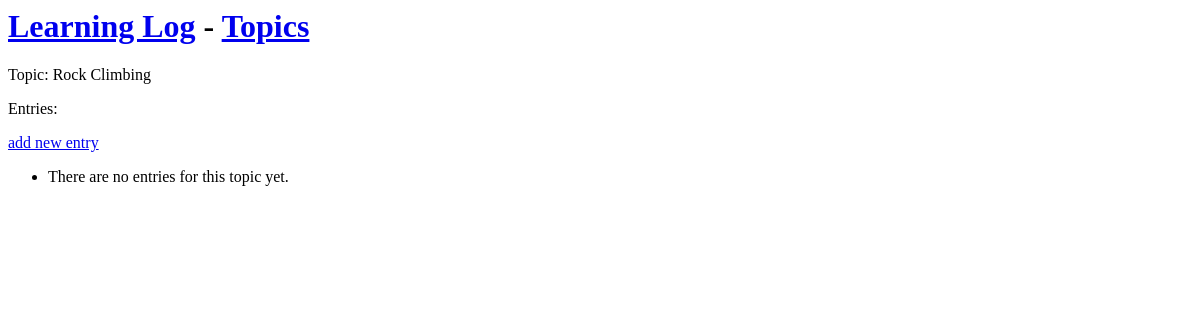
Before: /topics/3/ with the older database file.
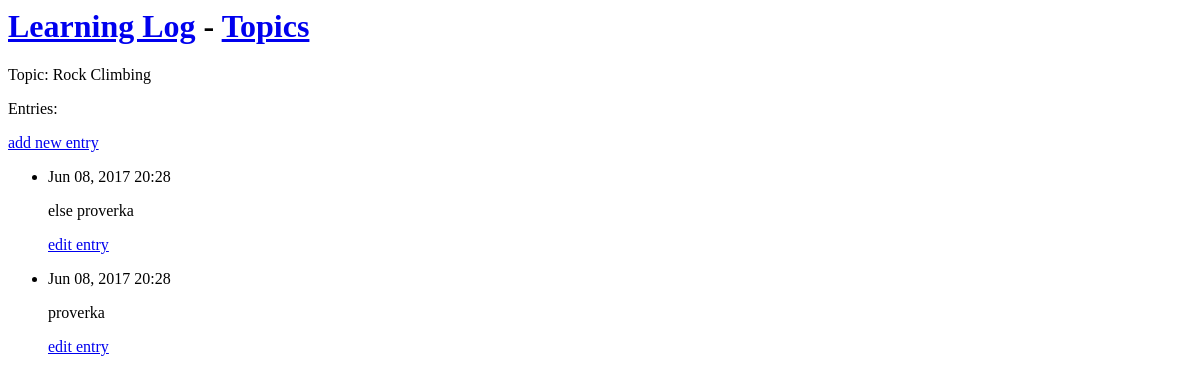
After: the same page with the newer database file.
### learning_logs/models.py (models this page shows, shortened)
class Topic(models.Model):
    text = models.CharField(max_length=200)
    date_added = models.DateTimeField(auto_now_add=True)
    def __str__(self):
        return self.text

class Entry(models.Model):
    topic = models.ForeignKey(Topic)
    text = models.TextField()
    date_added = models.DateTimeField(auto_now_add=True)
    class Meta:
        verbose_name_plural = 'entries'

### learning_logs/views.py (the view)
# urls.py: url(r'^topics/(?P<topic_id>\d+)/$', views.topic, name='topic'),
def topic(request, topic_id):
    topic = Topic.objects.get(id=topic_id)
    entries = topic.entry_set.order_by('-date_added')
    context = {'topic': topic, 'entries': entries}
    return render(request, 'learning_logs/topic.html', context)

### learning_logs/templates/learning_logs/topic.html
{% extends 'learning_logs/base.html' %}
{% block content %}
  <p>Topic: {{ topic }}</p>
  <p>Entries:</p>
  <p>
    <a href="{% url 'learning_logs:new_entry' topic.id %}">add new entry</a>
  </p>
  <ul>
  {% for entry in entries %}
    <li>
      <p>{{ entry.date_added|date:'M d, Y H:i' }}</p>
      <p>{{ entry.text|linebreaks }}</p>
      <p>
		  <a href="{% url 'learning_logs:edit_entry' entry.id %}">edit entry</a>
      </p>
    </li>
  {% empty %}
    <li>
      There are no entries for this topic yet.
    </li>
  {% endfor %}
  </ul>
{% endblock content %}

### learning_logs/templates/learning_logs/base.html
<h1>
    <a href="{% url 'learning_logs:index' %}">Learning Log</a> -
    <a href="{% url 'learning_logs:topics' %}">Topics</a>
</h1>
{% block content %}{% endblock %}

Changed rows visible on the page:
added Entry: date_added "Jun 08, 2017 20:28", text "else proverka"
added Entry: date_added "Jun 08, 2017 20:28", text "proverka"
Other visible differences:
text no longer shown: "There are no entries for this topic yet."
